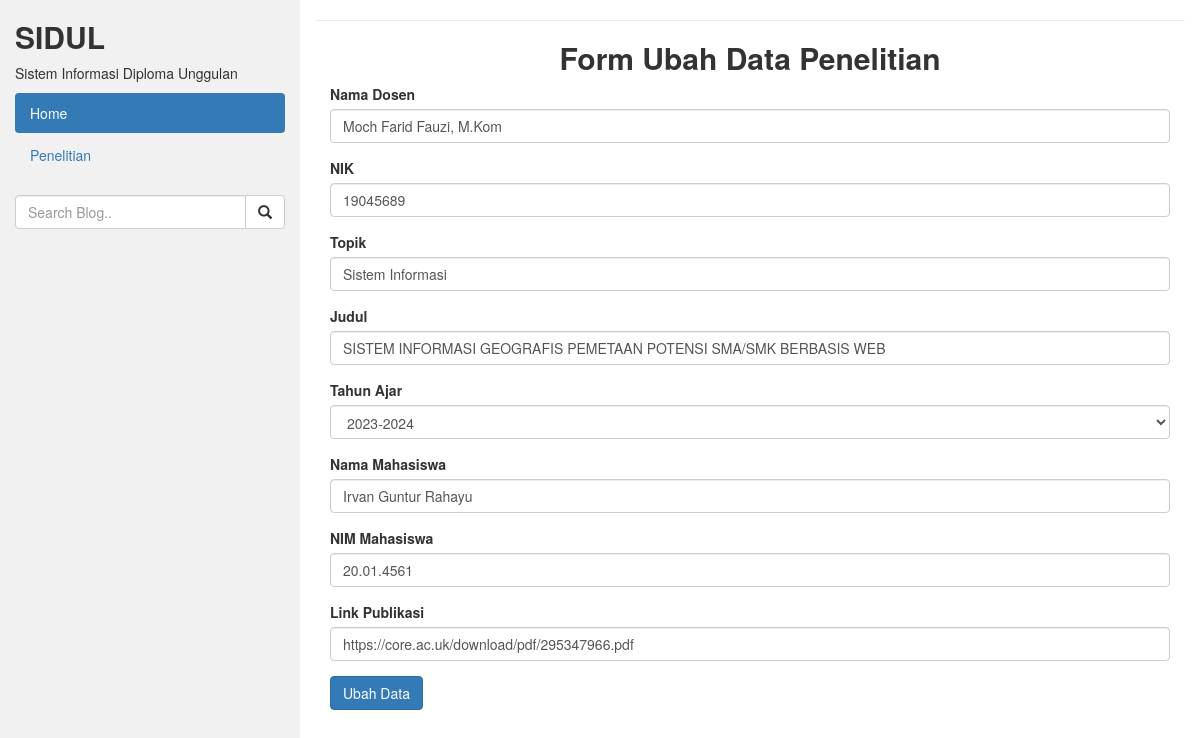
/penelitian/ubah/11, run on the app's committed database.
### tables this page shows
CREATE TABLE `tbl_penelitian` (
  `id` int(11) NOT NULL,
  `nama_dosen` varchar(50) NOT NULL,
  `nik` varchar(50) NOT NULL,
  `topik` varchar(255) NOT NULL,
  `judul` varchar(255) NOT NULL,
  `waktu` varchar(50) NOT NULL,
  `nama_mhs` varchar(50) NOT NULL,
  `nim_mhs` varchar(50) NOT NULL,
  `link` varchar(500) NOT NULL
);

### application/controllers/Penelitian.php (called while the page is built, shortened)
<?php
class Penelitian extends CI_Controller
{
    public function __construct()
    {
        $this->load->model('Penelitian_model');
        $this->load->library('form_validation');
    }
    public function ubah($id)
    {
        $data['judul'] = 'Form Ubah Data Penelitian';
        $data['waktu'] = ['2020-2021', '2021-2022', '2022-2023', '2023-2024', '2024-2025', '2025-2026'];
        $data['tbl_penelitian'] = $this->Penelitian_model->getPenelitianById($id);
        $this->form_validation->set_rules('nama_dosen', 'Nama Dosen', 'required');
        $this->form_validation->set_rules('nik', 'NIK', 'required|numeric');
        $this->form_validation->set_rules('topik', 'Topik', 'required');
        $this->form_validation->set_rules('judul', 'Judul', 'required');
        $this->form_validation->set_rules('waktu', 'Waktu', 'required');
        $this->form_validation->set_rules('nama_mhs', 'Nama Mahasiswa', 'required');
        $this->form_validation->set_rules('nim_mhs', 'NIM Mahasiswa', 'required');
        $this->form_validation->set_rules('link', 'Link Publikasi', 'required');
        if ($this->form_validation->run() == FALSE) {
            $this->load->view('templates/header', $data);
            $this->load->view('penelitian/ubah', $data);
            $this->load->view('templates/footer');
        } else {
            $this->Penelitian_model->ubahDataPenelitian();
            redirect('penelitian');
        }
    }
}

### index.php (called while the page is built, shortened)
<?php
require_once BASEPATH.'core/CodeIgniter.php';

### application/models/Penelitian_model.php (called while the page is built, shortened)
<?php
class Penelitian_model extends CI_Model
{
    public function getPenelitianById($id)
    {
        return $this->db->get_where('tbl_penelitian', ['id' => $id])->row_array();
    }
}

### application/views/penelitian/ubah.php (the view, shortened to what this page needs)
<div class="col-sm-9">
    <hr>
            <div class="card mt-3  text-white">
                <div class="card-header text-white text-center">
                    <h2> <strong>Form Ubah Data Penelitian</strong></h2>
                </div>
                <div class="col-md-12">
                <div class="card-body">
                    <form action="" method="POST">
                        <div class="form-group">
                            <label for="nama_dosen"> Nama Dosen </label>
                            <input type="text" name="nama_dosen" class="form-control" id="nama_dosen" value="<?= $tbl_penelitian['nama_dosen']; ?>">
                        </div>
                        <div class="form-group">
                            <label for="nik"> NIK </label>
                            <input type="text" name="nik" class="form-control" id="nik" value="<?= $tbl_penelitian['nik']; ?>" placeholder="ex. 190302052">
                        </div>
                        <div class="form-group">
                            <label for="topik"> Topik </label>
                            <input type="text" name="topik" class="form-control" id="topik" value="<?= $tbl_penelitian['topik']; ?>">
                        </div>
                        <div class="form-group">
                            <label for="judul"> Judul </label>
                            <input type="text" name="judul" class="form-control" id="judul" value="<?= $tbl_penelitian['judul']; ?>">
                        </div>
                        <div class="form-group">
                            <label for="waktu"> Tahun Ajar </label>
                            <select class="form-control" id="waktu" name="waktu" value="<?= $tbl_penelitian['waktu']; ?>">
                                <?php foreach ($waktu as $w) : ?>
                                    <?php if ($w == $tbl_penelitian['waktu']) : ?>
                                        <option value="<?= $w; ?>" selected><?= $w; ?></option>
                                    <?php else : ?>
                                        <option value="<?= $w; ?>"><?= $w; ?></option>
                                    <?php endif; ?>
                                <?php endforeach; ?>
                            </select>
                        </div>
                        <div class="form-group">
                            <label for="nama_mhs"> Nama Mahasiswa </label>
                            <input type="text" name="nama_mhs" class="form-control" id="nama_mhs" value="<?= $tbl_penelitian['nama_mhs']; ?>" >
                        </div>
                        <div class="form-group">
                            <label for="nim_mhs"> NIM Mahasiswa </label>
                            <input type="text" name="nim_mhs" class="form-control" id="nim_mhs" value="<?= $tbl_penelitian['nim_mhs']; ?>" placeholder="ex. 20.01.4547" >
                        </div>
                        <div class="form-group">
                            <label> Link Publikasi </label>
                            <input type="url" name="link" class="form-control" id="link" value="<?= $tbl_penelitian['link']; ?>">
                        </div>
                        <button type="submit" name="ubah" class="btn btn-primary"> Ubah Data </button>
                    </form>
                </div>
            </div>
        </div>
    </div>

### data on the page
tbl_penelitian: nama_dosen "Moch Farid Fauzi, M.Kom", nik "19045689", topik "Sistem Informasi", judul "SISTEM INFORMASI GEOGRAFIS PEMETAAN POTENSI SMA/SMK BERBASIS WEB", waktu "2023-2024", nama_mhs "Irvan Guntur Rahayu", nim_mhs "20.01.4561", link "https://core.ac.uk/download/pdf/295347966.pdf"
